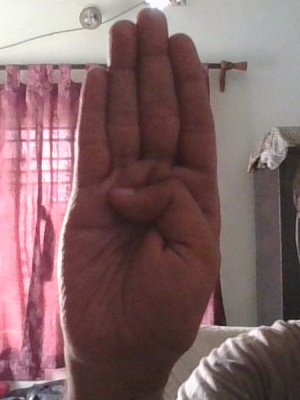
#> input picture data/test/B/34.jpg, 300 x 400 px
$ python -i image_processing.py   (imports and definitions only)
#> lines starting #> are read from the running program, lines starting #| are printed output that depends on the picture; after the words box and inside, x2 and y2 are one past the last pixel; in counts of white or black regions, pixels touching at a corner belong together
import numpy as np
import cv2

minValue = 70


def func(path):
#> called with path = 'data/test/B/34.jpg'
    frame = cv2.imread(path)
#> frame is the input picture: shape (400, 300, 3); mean B, G, R 104, 102.4, 131.1

    if frame is None:
        return None

    gray = cv2.cvtColor(frame, cv2.COLOR_BGR2GRAY)
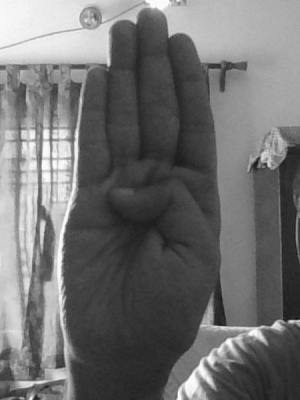
#> gray: shape (400, 300); min 19, max 254, mean 111.2
    blur = cv2.GaussianBlur(gray, (5, 5), 2)
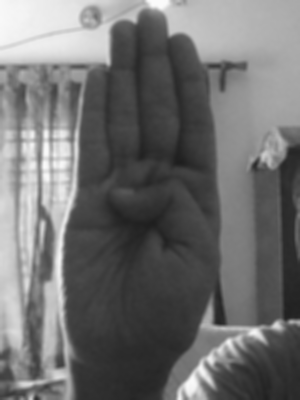
#> blur: shape (400, 300); min 29, max 250, mean 111.2

    th3 = cv2.adaptiveThreshold(blur, 255, cv2.ADAPTIVE_THRESH_GAUSSIAN_C, cv2.THRESH_BINARY_INV, 11, 2)
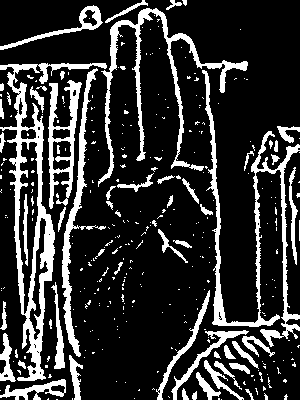
#> th3: shape (400, 300); 19.6% white; 331 white regions (272 under 20 px), largest, box (x1, y1, x2, y2) and area: (0, 63, 107, 381) 5021, (202, 70, 300, 347) 3527, (98, 8, 248, 187) 2990
    ret, res = cv2.threshold(th3, minValue, 255, cv2.THRESH_BINARY_INV + cv2.THRESH_OTSU)
#> ret = 0
    return res

>>> result = func('data/test/B/34.jpg')
